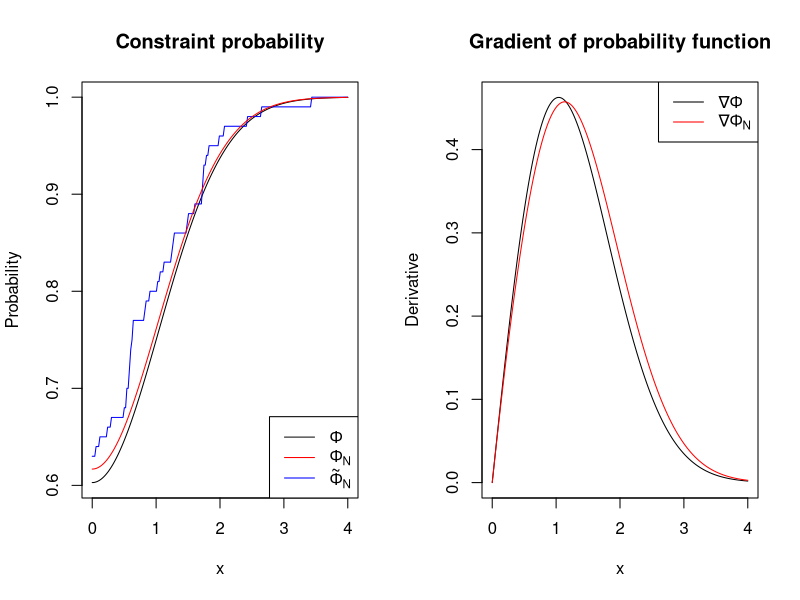
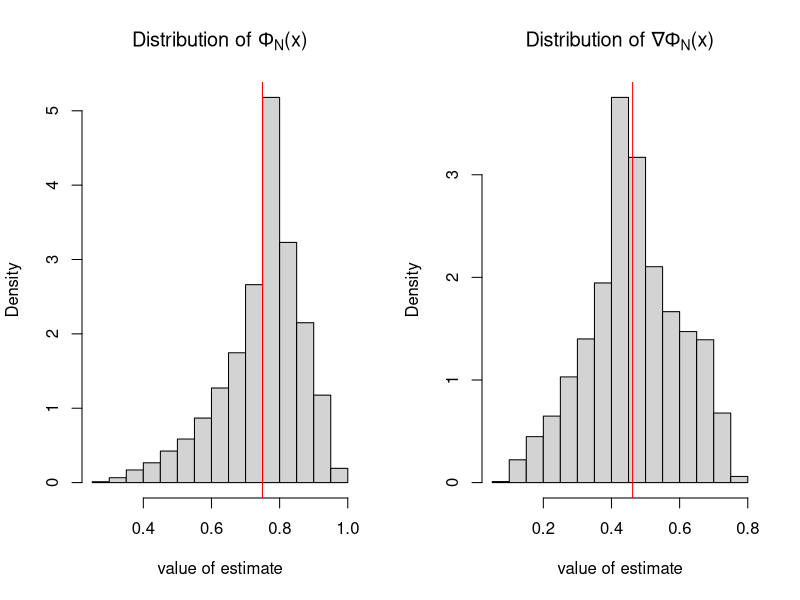
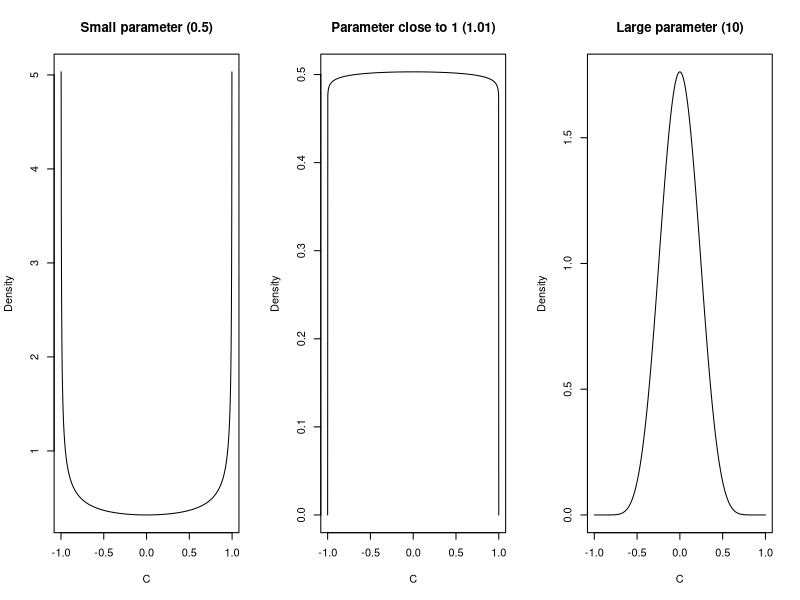

These figures' R source, in order:
## ---- chunk 1
#this chunk is to install and require the knitr package, that will produce an html or pdf output report 
if (!require("knitr")) {
  install.packages("knitr") 
  require("knitr") 
}
## ---- chunk 2
set.seed(681986) #seeded for replicability, change or remove for alternate samples
N<-100 #sample size
d<-2.5 #delta parameter, see more details at end
xlow<-0 #lower bound for range of decision variable x
xup<-4 #upper bound for range of decision variable x
xvalues<-200 #number of different values of x in range to simulate the probability function and estimators

## ---- chunk 3
estradial<-rep(0,xvalues)
estgradient<-rep(0,xvalues)
estprop<-rep(0,xvalues)
trueprob<-rep(0,xvalues)
truegradient<-rep(0,xvalues)
v<-runif(N,0,2*pi)
c<-2*rbeta(N,d,d)-1
x<-seq(xlow,xup, length.out=xvalues)
rs<-sqrt(sample(rchisq(N,2)))
xisq<-rs^2 + c^2+2*rs*c*sin(v)
for(i in 1:xvalues){
  rcrit<- -c*sin(v)+sqrt(x[i]^2+2 -c^2*cos(v)^2)
  estradial[i]<-mean(1-exp(-rcrit^2/2))
  estgradient[i]<-2*x[i]*mean(rcrit*exp(-rcrit^2/2)/sqrt(x[i]+2 -c^2*cos(v)^2))
  estprop[i]<-sum(xisq < 2+x[i]^2)/N
  cdf<-function(y){(1-y^2)^(d-1)*pchisq(x[i]^2+2,2,ncp = y^2)}
  trueprob[i]<-integrate(cdf,-1,1)$value
  dens<-function(y){(1-y^2)^(d-1)*dchisq(x[i]^2+2,2,ncp = y^2)}
  truegradient[i]<-integrate(dens,-1,1)$value*2*x[i]
}

trueprob<-gamma(2*d)*trueprob/(2^(2*d-1)*gamma(d)^2)
truegradient<-gamma(2*d)*truegradient/(2^(2*d-2)*gamma(d)^2)
## ---- chunk 4
par(mfrow=c(1,2))
plot(x,trueprob,type="l", ylab = "Probability", main="Constraint probability")
lines(x,estprop,col="blue")
lines(x,estradial,col="red")
legend("bottomright", col = c("black", "red", "blue"), lty = 1, legend = c(expression(Phi), expression(Phi[N]), expression(tilde(Phi)[N])))
plot(x,truegradient,type="l", ylab = "Derivative", main="Gradient of probability function")
lines(x,estgradient,col="red")
legend("topright", col = c("black", "red"), lty = 1, legend = c(expression(paste(nabla,Phi)), expression(paste(nabla,Phi[N]))))
## ---- chunk 5
k<-10000 #number of repetitions
x0<-1 #value at which to generate estimates for probability function and gradient
v2<-runif(k,0,2*pi)
c2<-2*rbeta(k,d,d)-1
r2<-c2*sin(v2)+sqrt(x0^2+2 -c2^2*cos(v2)^2)
par(mfrow=c(1,2))
hist(1-exp(-r2^2/2), main= expression(paste("Distribution of ",Phi[N],"(x)")), freq = FALSE, xlab = "value of estimate")
cdf<-function(y){(1-y^2)^(d-1)*pchisq(x0^2+2,2,ncp = y^2)}
phi<-integrate(cdf,-1,1)$value
phi<-gamma(2*d)*phi/(2^(2*d-1)*gamma(d)^2)
abline(v=phi, col="red")
hist(2*x0*r2*exp(-r2^2/2)/sqrt(x0^2+2 -c2^2*cos(v2)^2), main= expression(paste("Distribution of ",nabla,Phi[N],"(x)")), freq = FALSE, xlab = "value of estimate")
dens<-function(y){(1-y^2)^(d-1)*dchisq(x0^2+2,2,ncp = y^2)}
grad<-integrate(dens,-1,1)$value*2*x0
grad<-gamma(2*d)*grad/(2^(2*d-2)*gamma(d)^2)
abline(v=grad, col="red")
## ---- chunk 6
smalld<-0.5
medd<-1.01
larged<-10
par(mfrow=c(1,3))
z<-seq(0,1,length.out=1000)
plot(2*z-1,dbeta(z,smalld,smalld)/2,type="l", ylab = "Density", main="Small parameter (0.5)", xlab = "C")
plot(2*z-1,dbeta(z,medd,medd)/2,type="l", ylab = "Density", main="Parameter close to 1 (1.01)", xlab = "C")
plot(2*z-1,dbeta(z,larged,larged)/2,type="l", ylab = "Density", main="Large parameter (10)", xlab = "C")
